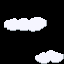

This is a level from a 2D game, rendered from its Tiled map with the project's own tilesets. A one-line summary and the map file follow, with tile-layer data summarised:
An orthogonal 4x4 tile map with 16x16 px tiles, 1 tile layer (タイル・レイヤー1).

<map version="1.0" orientation="orthogonal" width="4" height="4" tilewidth="16" tileheight="16">
 <tileset firstgid="1" name="tiles_8" tilewidth="16" tileheight="16">
  <image source="tiles_8.png" width="96" height="208" />
 </tileset>
 <layer name="タイル・レイヤー1" width="4" height="4">
  <data>[16 cells, 5 non-empty, 5 distinct tile ids]</data>
 </layer>
</map>
